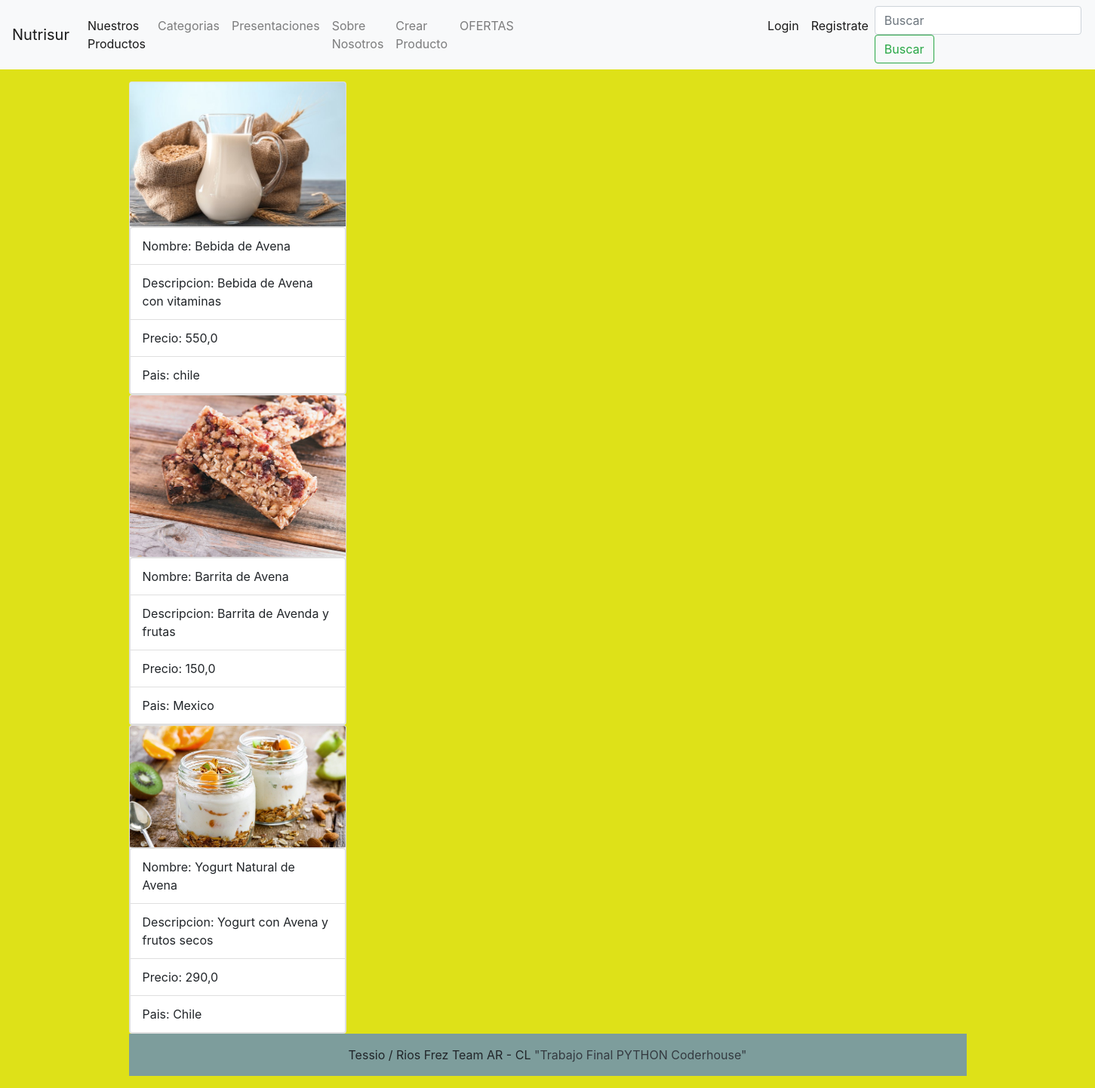
The app's page /Healthdrink/ with its own data.
### nutrisur/models.py (models this page shows)
class Healthdrink(models.Model):
    name = models.CharField(max_length=40)
    description = models.CharField(max_length=500,null=True,blank=True)
    price = models.FloatField()
    country = models.CharField(max_length=40)
    image = models.ImageField(upload_to='products/', null=True, blank=True)

### nutrisur/views.py (the view)
# urls.py: path('Healthdrink/', products, name ='Healthdrink'),
def products(request):
    consulta = Healthdrink.objects.all()
    context = {'Healthdrink': consulta}
    return render(request, "healthdrink.html", context=context)

### templates/healthdrink.html (shortened to what this page needs)
{% extends 'base.html' %}
{% block contenido_que_cambia %}
<p>
{% for i in Healthdrink %}
<div class="card" style="width: 18rem;">
  {% if i.image %}
        <img src="{{i.image.url}}" class="card-img-top">
        {% else %}
        <img src="https://img.freepik.com/vector-premium/etiqueta-sello-verde-100-ciento-natural-productos-aditivos-ni-conservantes_101884-1703.jpg" class="card-img-top">
        {% endif %}
    <ul class="list-group list-group-light">
      <li class="list-group-item px-3">Nombre: {{i.name}}</li>
      <li class="list-group-item px-3">Descripcion: {{i.description}} </li>
      <li class="list-group-item px-3">Precio: {{i.price}} </li>
      <li class="list-group-item px-3">Pais: {{i.country}} </li>
    </ul>
</div>
{% endfor %}
{% endblock %}

### records on screen
Healthdrink: image (picture), name "Bebida de Avena", description "Bebida de Avena con vitaminas", price "550,0", country "chile"
Healthdrink: image (picture), name "Barrita de Avena", description "Barrita de Avenda y frutas", price "150,0", country "Mexico"
Healthdrink: image (picture), name "Yogurt Natural de Avena", description "Yogurt con Avena y frutos secos", price "290,0", country "Chile"
